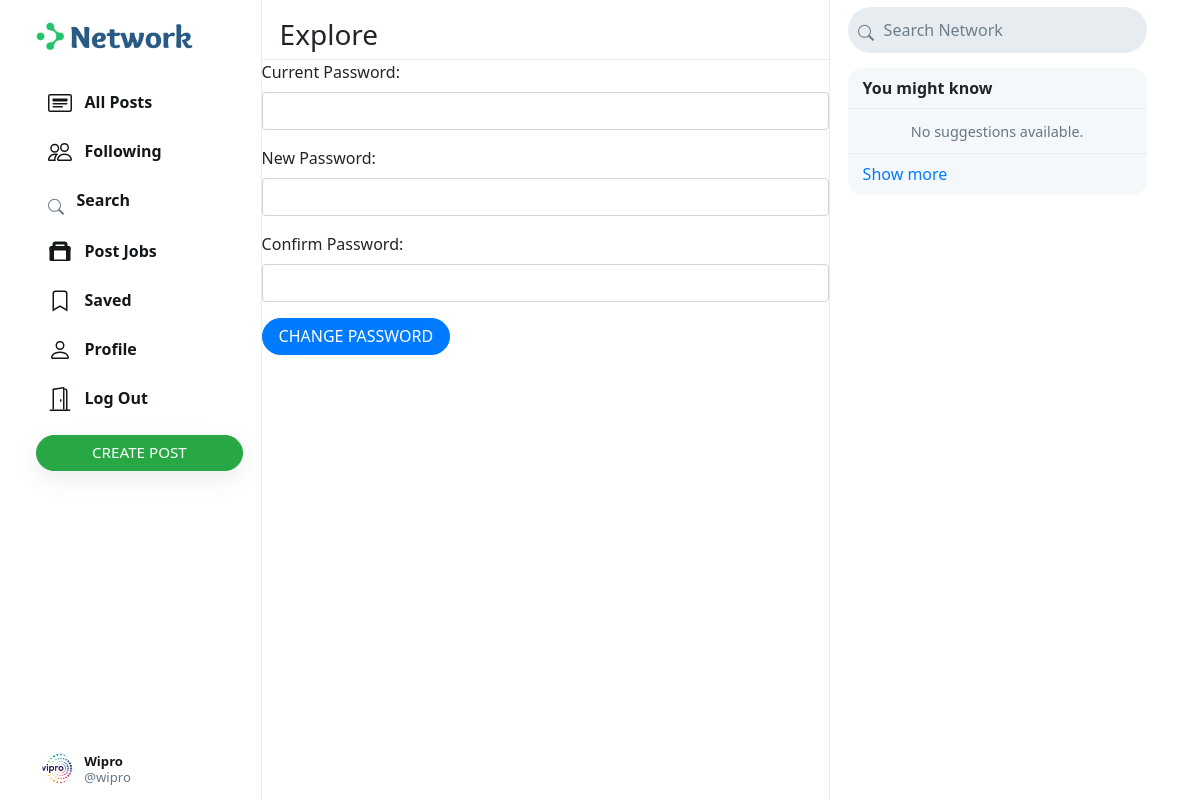
Before: /n/cpass (signed in) with the older database file.
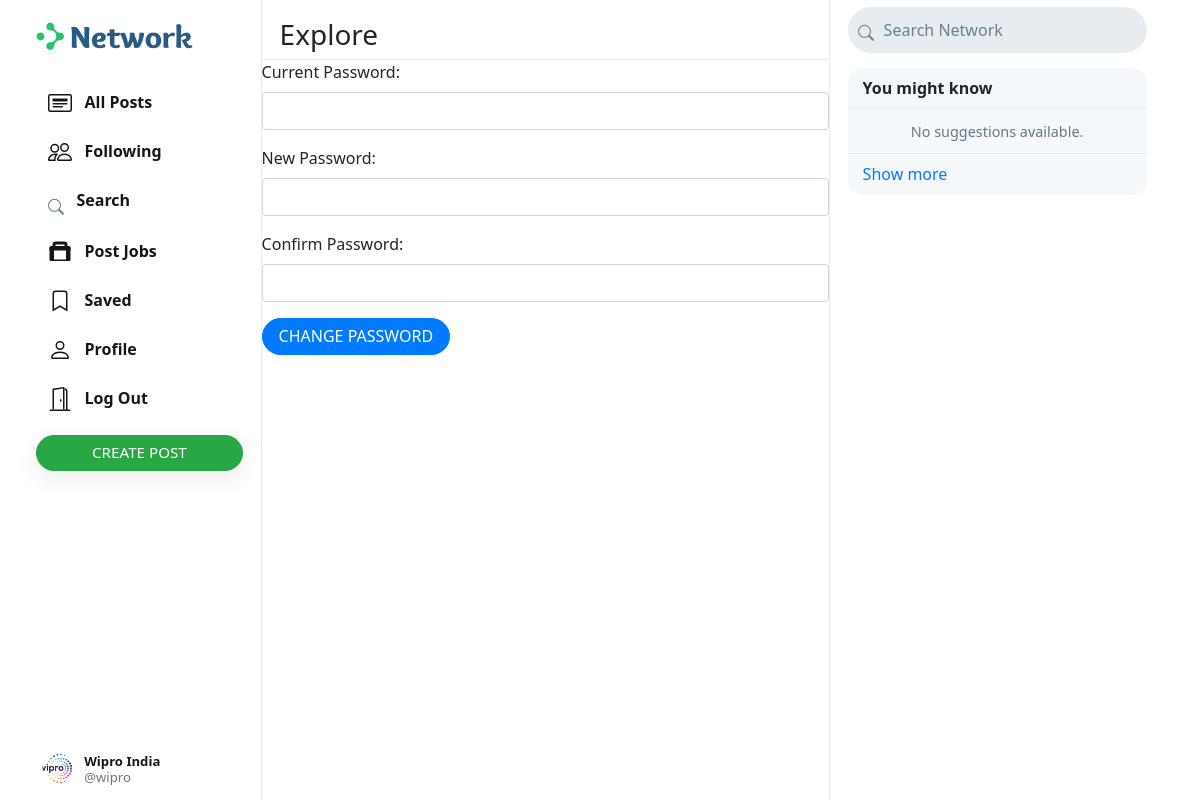
After: the same page with the newer database file.
### network/models.py (models this page shows, shortened)
class User(AbstractUser):
    profile_pic = models.ImageField(upload_to='profile_pic/')
    bio = models.TextField(max_length=160, blank=True, null=True)
    cover = models.ImageField(upload_to='covers/', blank=True)

### network/views.py (the view, shortened to what this page needs)
# urls.py: path("n/cpass", views.cpass, name="cpass"),
@never_cache
@login_required(login_url="/")
def cpass(request):
    return render(request, 'network/change_password.html')

### network/templates/network/change_password.html (shortened to what this page needs)
{% extends "network/layout.html" %}
{% load static %}
{% block body %}
    <div class="main-div">
        <div class="left-div">
            <nav class="head heading">
                {% if page == 'all_posts' %}
                    <h3>All Posts</h3>
                {% elif page == 'following' %}
                    <h3>Following</h3>
                {% elif page == 'userjobs' %}
                    <h3>Job Application</h3>
                {% elif page == 'saved' %}
                    <h3>Saved</h3>
                {% elif page == 'profile' %}
                    <h3>Profile</h3>
                {% else %}
                    <h3>Explore</h3>
                {% endif %}
            </nav>
            <div class="left-div-content">
                <div class="posts-view">
                    <div class="main-div-content">
                        <form id="change-password-form" method="post">
                            <div class="form-group">
                                <label for="current-password">Current Password:</label>
                                <input type="password" id="current-password" name="current_password" class="form-control">
                            </div>
                            <div class="form-group">
                                <label for="new-password">New Password:</label>
                                <input type="password" id="new-password" name="new_password" class="form-control">
                            </div>
                            <div class="form-group">
                                <label for="confirm-password">Confirm Password:</label>
                                <input type="password" id="confirm-password" name="confirm_password" class="form-control">
                            </div>
                            <button type="submit" class="btn btn-primary">Change Password</button>
                        </form>
                    </div>
                </div>
            </div>
        </div>
    </div>
{% endblock %}

### network/templates/network/layout.html (shortened to what the changed rows need)
{% load static %}
<!DOCTYPE html>
<html lang="en">
    <head>
        <link rel="stylesheet" href="https://cdn.jsdelivr.net/npm/bootstrap@5.1.3/dist/css/bootstrap.min.css">
        <link rel="stylesheet" href="https://cdn.jsdelivr.net/npm/bootstrap@4.0.0/dist/css/bootstrap.min.css">
        <link href="https://cdnjs.cloudflare.com/ajax/libs/mdb-ui-kit/6.2.0/mdb.min.css" rel="stylesheet" />
        <link rel="stylesheet" href="https://stackpath.bootstrapcdn.com/bootstrap/4.4.1/css/bootstrap.min.css">
        <link href="{% static 'network/styles.css' %}" rel="stylesheet">
    </head>
    <body>
        <div class="body" data-page="{{page}}">
            <div class="sidenav">
                <div style="height: 100%;">
                    <div style="position: absolute; bottom: 10px;">
                        {% if user.is_authenticated %}
                            <li class="nav-item sidenav-user">
                                <a href="{% url 'profile' user.username %}" class="nav-link">
                                    <div class="user_account">
                                        <div class="small-profilepic" style="float: left; background-image: url(/media/{{user.profile_pic}})"></div>
                                        <div style="height: 2.7vw; margin: auto;">
                                            <div style="margin-top: 4px;"><strong>{{user.first_name}} {{user.last_name}}</strong></div>
                                            <div class="grey" style="margin-top: 4px;">@{{ user.username }}</div>
                                        </div>
                                    </div>
                                </a>
                            </li>
                        {% endif %}
                    </div>
                </div>
            </div>
        </div>
    </body>
</html>

Changed rows visible on the page:
changed User "Wipro": last_name (not shown) → "India"
